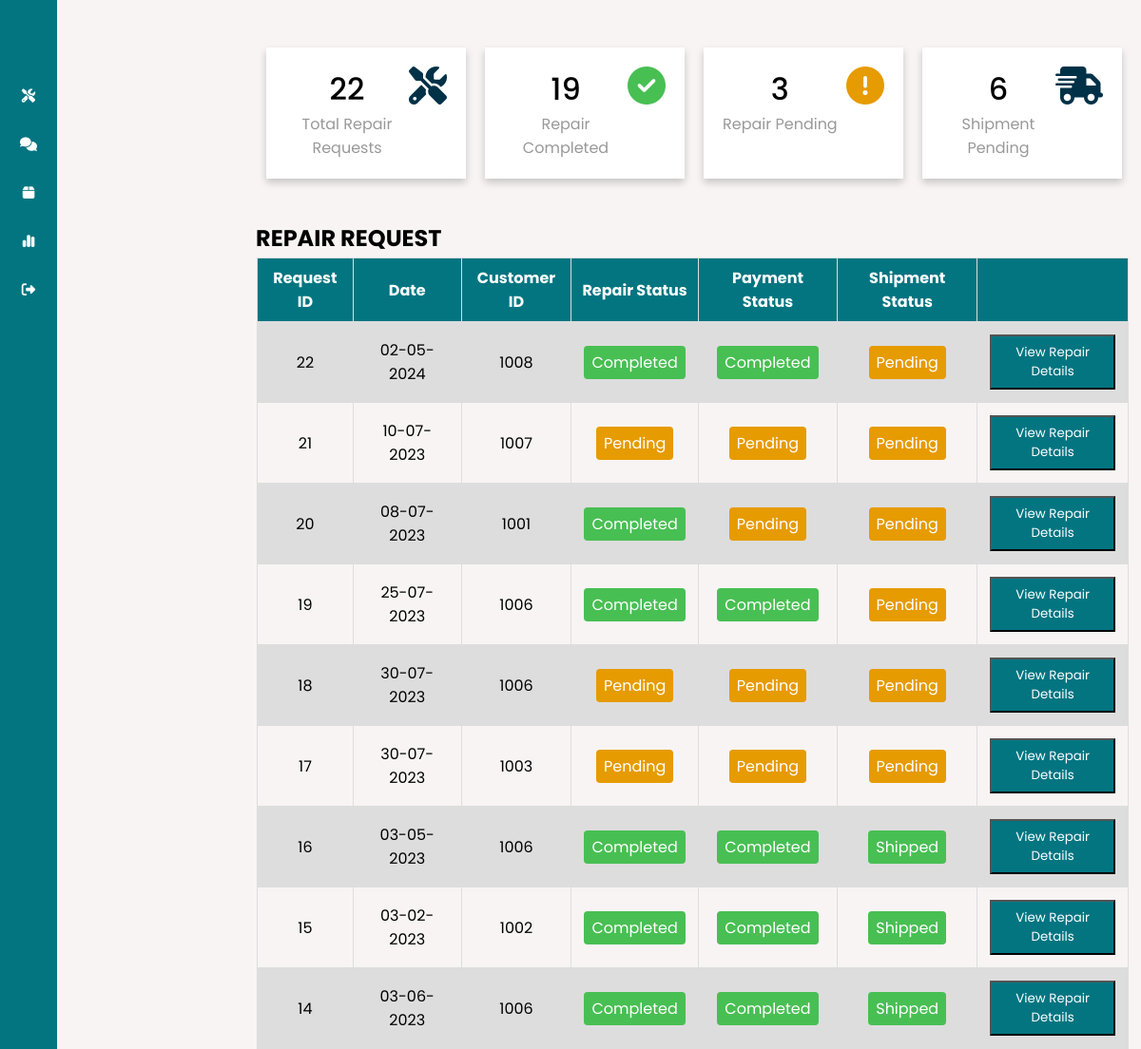
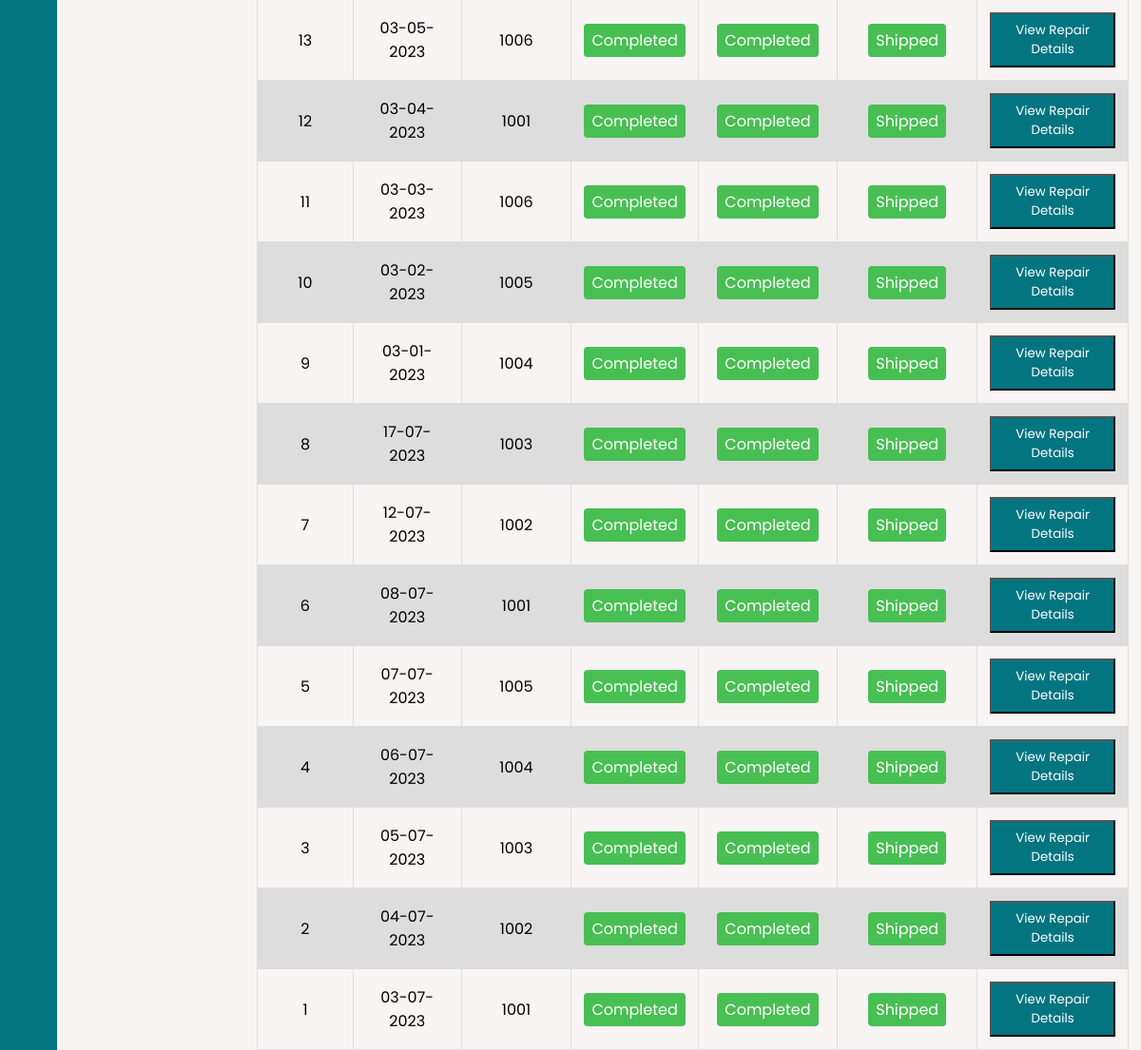
/php/staff_repairRequest.php, run on the app's committed database (2 pictures, top to bottom).
### tables this page shows
CREATE TABLE `repairrequest` (
  `repairRequestID` int(11) NOT NULL,
  `customerID` int(11) NOT NULL,
  `date` date DEFAULT NULL,
  `image` varchar(100) NOT NULL,
  `type` varchar(50) NOT NULL,
  `brand` varchar(50) NOT NULL,
  `description` varchar(100) NOT NULL,
  `repairStatus` varchar(50) DEFAULT NULL,
  `deliveryStatus` varchar(50) DEFAULT NULL,
  `totalPrice` decimal(10,2) DEFAULT 0.00,
  `paymentStatus` varchar(50) DEFAULT NULL,
  `paymentFile` varchar(100) DEFAULT NULL,
  `shippingAddress` varchar(100) DEFAULT NULL
);

### php/staff_repairRequest.php (the view, shortened to what this page needs)
<?php
include 'staff_sidebarMenu.php';
include 'dbconnection.php';
$sql = "SELECT COUNT(repairRequestID) AS numRepairRequest FROM repairrequest";
$result = $conn->query($sql);
if ($result->num_rows > 0) {
    while ($row = $result->fetch_assoc()) {
        $numRepairRequest = $row["numRepairRequest"];
    }
} else {
    echo "0 results";
}
$sql = "SELECT COUNT(repairRequestID) AS numRepairCompleted FROM repairrequest WHERE repairStatus = 'Completed'";
$result = $conn->query($sql);
if ($result->num_rows > 0) {
    while ($row = $result->fetch_assoc()) {
        $numRepairCompleted = $row["numRepairCompleted"];
    }
} else {
    echo "0 results";
}
$sql = "SELECT COUNT(repairRequestID) AS numRepairPending FROM repairrequest WHERE repairStatus = 'Pending'";
$result = $conn->query($sql);
if ($result->num_rows > 0) {
    while ($row = $result->fetch_assoc()) {
        $numRepairPending = $row["numRepairPending"];
    }
} else {
    echo "0 results";
}
$sql = "SELECT COUNT(repairRequestID) AS numShipmentPending FROM repairrequest WHERE deliveryStatus = 'Pending'";
$result = $conn->query($sql);
if ($result->num_rows > 0) {
    while ($row = $result->fetch_assoc()) {
        $numShipmentPending = $row["numShipmentPending"];
    }
} else {
    echo "0 results";
}
?>
<!DOCTYPE html>
<html lang="en">
<head>
    <link rel="stylesheet" href="../css/staffEachPage.css">
</head>
<body>
    <div class="repairRequestPage">
        <div class="cardBox">
            <div class="card">
                <div>
                    <div class="numbers"><?php echo $numRepairRequest ?></div>
                    <div class="cardName">Total Repair Requests</div>
                </div>
                <div class="iconBox">
                    <i class="fa-solid fa-screwdriver-wrench"></i>
                </div>
            </div>
            <div class="card">
                <div>
                    <div class="numbers"><?php echo $numRepairCompleted ?></div>
                    <div class="cardName">Repair Completed</div>
                </div>
                <div class="iconBox">
                    <i class="fa-solid fa-circle-check"></i>
                </div>
            </div>
            <div class="card">
                <div>
                    <div class="numbers"><?php echo $numRepairPending ?></div>
                    <div class="cardName">Repair Pending</div>
                </div>
                <div class="iconBox">
                    <i class="fa-solid fa-circle-exclamation"></i>
                </div>
            </div>
            <div class="card">
                <div>
                    <div class="numbers"><?php echo $numShipmentPending ?></div>
                    <div class="cardName">Shipment Pending</div>
                </div>
                <div class="iconBox">
                    <i class="fa-solid fa-truck-fast"></i>
                </div>
            </div>
        </div>
        <br>
        <h2 id="titleRepairRequest">REPAIR REQUEST</h2>
        <div class="tableRepairRequest">
            <table>
                <tr>
                    <th>Request ID</th>
                    <th>Date</th>
                    <th>Customer ID</th>
                    <th>Repair Status</th>
                    <th>Payment Status</th>
                    <th>Shipment Status</th>
                    <th></th>
                </tr>
                <?php
                $query = "SELECT repairRequestID, DATE_FORMAT(date, '%d-%m-%Y') AS date, customerID, repairStatus, paymentStatus, deliveryStatus FROM repairrequest ORDER BY repairRequestID DESC;";
                $result = mysqli_query($conn, $query);
                while ($row = mysqli_fetch_assoc($result)) {
                ?>
                    <tr>
                        <td><?php echo $row['repairRequestID']; ?></td>
                        <td><?php echo $row['date']; ?></td>
                        <td><?php echo $row['customerID']; ?></td>
                        <td><span class="<?php echo $row['repairStatus']; ?>"><?php echo $row['repairStatus']; ?></span></td>
                        <td><span class="<?php echo $row['paymentStatus']; ?>"><?php echo $row['paymentStatus']; ?></span></td>
                        <td><span class="<?php echo $row['deliveryStatus']; ?>"><?php echo $row['deliveryStatus']; ?></span></td>
                        <td>
                            <form action="staff_repairDetails.php?repairRequestID=<?php echo $row['repairRequestID']; ?>" method="POST"><button type="submit" id="btnViewRepairDetails">View Repair Details</button></form>
                        </td>
                    </tr>
                <?php
                }
                ?>
            </table>
        </div>
    </div>
</body>
</html>

### css/staffSidebarMenu.css (style rules this page uses)
:root { --main-color: #027581; --color-dark: #1d2231; --text-grey: #8390a2; }
* { font-family: "Poppins", sans-serif; margin: 0; padding: 0; text-decoration: none; list-style-type: none; box-sizing: border-box; }

### css/staffEachPage.css (style rules this page uses)
body { background-color: #f8f4f4; }
.repairRequestPage { margin-left: 260px; margin-top: 30px; }
#titleRepairRequest { margin-left: 9px; margin-bottom: 3px; }
.card { box-shadow: 0 4px 8px 0 rgba(0, 0, 0, 0.2); padding: 50px; text-align: center; background-color: #f1f1f1; }
.cardBox { position: relative; width: 100%; padding: 20px; display: grid; grid-template-columns: repeat(4, 1fr); grid-gap: 20px; }
.cardBox .card { position: relative; background: #fff; padding: 20px; display: flex; justify-content: space-between; }
.cardBox .card .numbers { position: relative; font-size: 2em; font-weight: 500; }
.cardBox .card .cardName { color: #999; }
.cardBox .card .iconBox .fa-solid.fa-screwdriver-wrench { font-size: 2.5em; color: #003147; }
.cardBox .card .iconBox .fa-solid.fa-circle-exclamation { font-size: 2.5em; color: #e69b00; }
.cardBox .card .iconBox .fa-solid.fa-circle-check { font-size: 2.5em; color: #48bf53; }
.cardBox .card .iconBox .fa-solid.fa-truck-fast { font-size: 2.5em; color: #003147; }
.tableRepairRequest { margin-left: 10px; margin-right: 13px; }
.tableRepairRequest table { font-family: arial, sans-serif; border-collapse: collapse; width: 100%; }
.tableRepairRequest td { border: 1px solid #dddddd; text-align: center; padding: 13px; }
.tableRepairRequest th { border: 1px solid #dddddd; text-align: center; padding: 8px; color: white; background-color: #027581; }
.tableRepairRequest tr:nth-child(even) { background-color: #dddddd; }
#btnViewRepairDetails { background-color: #027581; color: white; padding: 7px; }
.repairDetailsTable table, th, td { border: 1px solid black; border-collapse: collapse; }
.repairDetailsTable th, td { padding: 13px; text-align: left; }
.Pending { background: #e69b00; font-weight: 400; padding: 6px 8px; border-radius: 4px; color: #fff; }
.Shipped { background: #48bf53; font-weight: 400; padding: 6px 8px; border-radius: 4px; color: #fff; }
.Completed { background: #48bf53; font-weight: 400; padding: 6px 8px; border-radius: 4px; color: #fff; }

### data on the page
repairrequest: repairRequestID "22", date "02-05-2024", customerID "1008", repairStatus "Completed", paymentStatus "Completed", deliveryStatus "Pending"
repairrequest: repairRequestID "21", date "10-07-2023", customerID "1007", repairStatus "Pending", paymentStatus "Pending", deliveryStatus "Pending"
repairrequest: repairRequestID "20", date "08-07-2023", customerID "1001", repairStatus "Completed", paymentStatus "Pending", deliveryStatus "Pending"
repairrequest: repairRequestID "19", date "25-07-2023", customerID "1006", repairStatus "Completed", paymentStatus "Completed", deliveryStatus "Pending"
repairrequest: repairRequestID "18", date "30-07-2023", customerID "1006", repairStatus "Pending", paymentStatus "Pending", deliveryStatus "Pending"
repairrequest: repairRequestID "17", date "30-07-2023", customerID "1003", repairStatus "Pending", paymentStatus "Pending", deliveryStatus "Pending"
repairrequest: repairRequestID "16", date "03-05-2023", customerID "1006", repairStatus "Completed", paymentStatus "Completed", deliveryStatus "Shipped"
repairrequest: repairRequestID "15", date "03-02-2023", customerID "1002", repairStatus "Completed", paymentStatus "Completed", deliveryStatus "Shipped"
repairrequest: repairRequestID "14", date "03-06-2023", customerID "1006", repairStatus "Completed", paymentStatus "Completed", deliveryStatus "Shipped"
repairrequest: repairRequestID "13", date "03-05-2023", customerID "1006", repairStatus "Completed", paymentStatus "Completed", deliveryStatus "Shipped"
repairrequest: repairRequestID "12", date "03-04-2023", customerID "1001", repairStatus "Completed", paymentStatus "Completed", deliveryStatus "Shipped"
repairrequest: repairRequestID "11", date "03-03-2023", customerID "1006", repairStatus "Completed", paymentStatus "Completed", deliveryStatus "Shipped"
repairrequest: repairRequestID "10", date "03-02-2023", customerID "1005", repairStatus "Completed", paymentStatus "Completed", deliveryStatus "Shipped"
repairrequest: repairRequestID "9", date "03-01-2023", customerID "1004", repairStatus "Completed", paymentStatus "Completed", deliveryStatus "Shipped"
repairrequest: repairRequestID "8", date "17-07-2023", customerID "1003", repairStatus "Completed", paymentStatus "Completed", deliveryStatus "Shipped"
repairrequest: repairRequestID "7", date "12-07-2023", customerID "1002", repairStatus "Completed", paymentStatus "Completed", deliveryStatus "Shipped"
repairrequest: repairRequestID "6", date "08-07-2023", customerID "1001", repairStatus "Completed", paymentStatus "Completed", deliveryStatus "Shipped"
repairrequest: repairRequestID "5", date "07-07-2023", customerID "1005", repairStatus "Completed", paymentStatus "Completed", deliveryStatus "Shipped"
repairrequest: repairRequestID "4", date "06-07-2023", customerID "1004", repairStatus "Completed", paymentStatus "Completed", deliveryStatus "Shipped"
repairrequest: repairRequestID "3", date "05-07-2023", customerID "1003", repairStatus "Completed", paymentStatus "Completed", deliveryStatus "Shipped"
repairrequest: repairRequestID "2", date "04-07-2023", customerID "1002", repairStatus "Completed", paymentStatus "Completed", deliveryStatus "Shipped"
repairrequest: repairRequestID "1", date "03-07-2023", customerID "1001", repairStatus "Completed", paymentStatus "Completed", deliveryStatus "Shipped"

### other printed values
$numRepairRequest "22"
$numRepairCompleted "19"
$numRepairPending "3"
$numShipmentPending "6"
